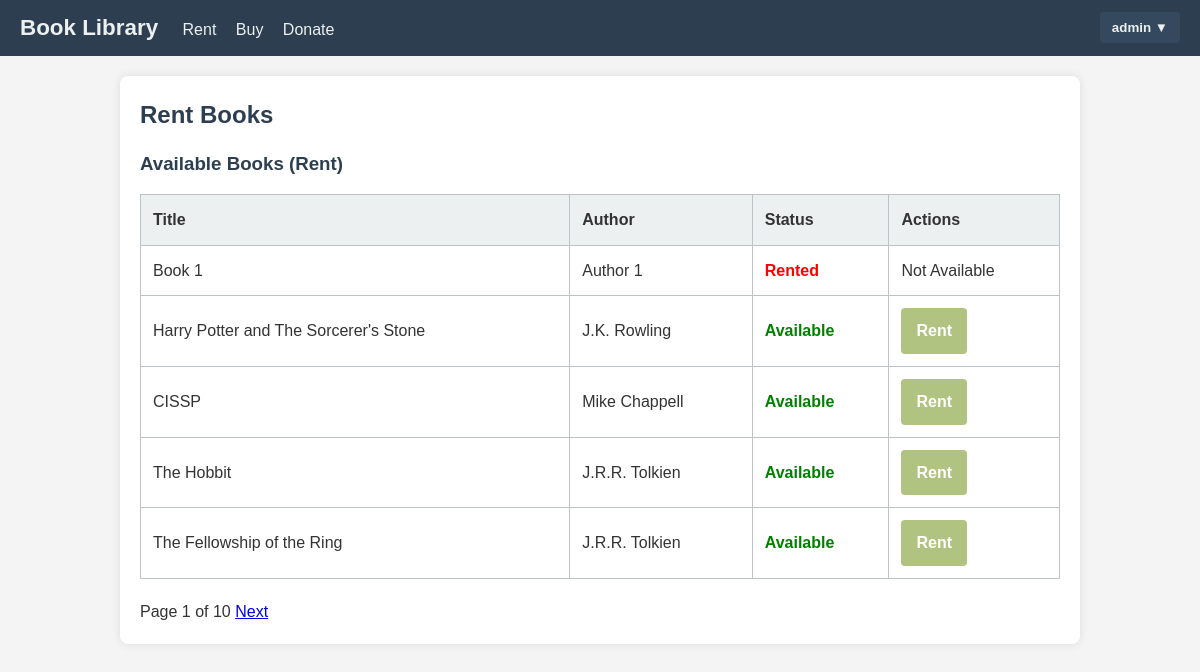
The app's page / (signed in), older data.
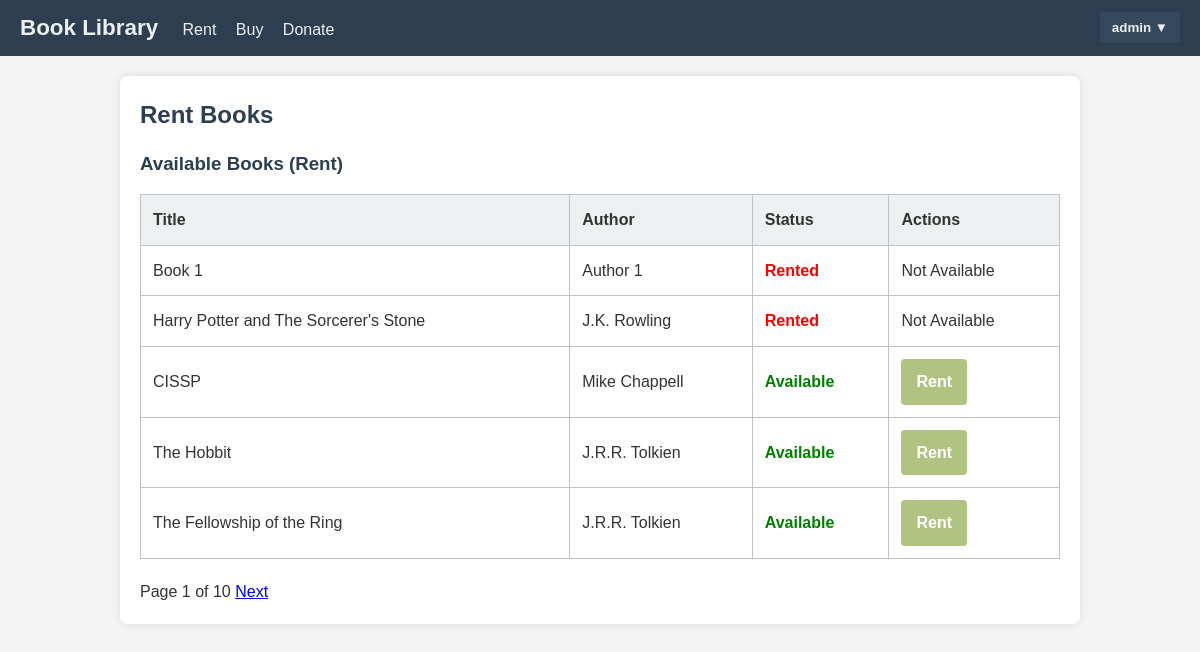
The same page, newer data.
### library_app/models.py (models this page shows, shortened)
class Book(models.Model):
    CONDITION_CHOICES = [
        ('mint', 'Mint'),
        ('not-mint', 'Not Mint'),
    ]
    AGE_GROUP_CHOICES = [
        ('kids', 'Kids'),
        ('adult', 'Adult'),
    ]
    title = models.CharField(max_length=200)
    author = models.CharField(max_length=100)
    description = models.TextField(blank=True, default="")
    original_mrp = models.DecimalField(max_digits=8, decimal_places=2, null=True, blank=True)
    is_new = models.BooleanField(default=False)
    condition = models.CharField(max_length=20, choices=CONDITION_CHOICES, default='mint')
    genre = models.CharField(max_length=100, blank=True, default="")
    age_group = models.CharField(max_length=10, choices=AGE_GROUP_CHOICES, default='adult')
    price = models.DecimalField(max_digits=8, decimal_places=2, null=True, blank=True)
    discount_percent = models.PositiveIntegerField(default=0)
    offer_price = models.DecimalField(max_digits=8, decimal_places=2, null=True, blank=True)
    available = models.BooleanField(default=True)
    donated_by = models.ForeignKey(
        User,
        null=True,
        blank=True,
        on_delete=models.SET_NULL,
        related_name='donated_books'
    )

### library_app/views/home.py (the view)
# urls.py: path("", library_home, name="library-home"),
@login_required
def library_home(request):
    tab = request.GET.get("tab", "rent")
    books_qs = Book.objects.all().order_by("id")
    buyable_qs = Book.objects.filter(price__isnull=False).order_by("id")
    page_number = request.GET.get("page", 1)
    if tab == "rent":
        paginator = Paginator(books_qs, 5)
        books = paginator.get_page(page_number)
        buyable_books = None
    elif tab == "buy":
        paginator = Paginator(buyable_qs, 5)
        buyable_books = paginator.get_page(page_number)
        books = None
    else:
        books = books_qs
        buyable_books = buyable_qs
    rentals = Rental.objects.filter(user=request.user).order_by("-rented_on")
    donations = (
        Donation.objects.filter(user=request.user)
        .select_related("book")
        .order_by("-donated_on")
    )
    purchases = (
        Purchase.objects.filter(user=request.user)
        .select_related("book")
        .order_by("-purchased_on")
    )
    donation_form = DonationBookForm()
    context = {
        "tab": tab,
        "books": books,
        "buyable_books": buyable_books,
        "rentals": rentals,
        "donations": donations,
        "purchases": purchases,
        "donation_form": donation_form,
    }
    return render(request, "library_app/home.html", context)

### library_app/templates/library_app/home.html (shortened to what this page needs)
{% extends 'library_app/index.html' %}
{% block content %}
  {% if tab == 'rent' %}
    <h2>Rent Books</h2>
    <h3>Available Books (Rent)</h3>
    <table>
      <thead>
        <tr>
          <th>Title</th><th>Author</th><th>Status</th><th>Actions</th>
        </tr>
      </thead>
      <tbody>
        {% for book in books %}
        <tr>
          <td>{{ book.title }}</td>
          <td>{{ book.author }}</td>
          <td>
            {% if book.available %}
              <span class="status-available">Available</span>
            {% else %}
              <span class="status-rented">Rented</span>
            {% endif %}
          </td>
          <td>
            {% if book.available %}
              <a href="{% url 'rent-book' book.id %}" class="btn-action">Rent</a>
            {% else %}
              <span class="disabled">Not Available</span>
            {% endif %}
          </td>
        </tr>
        {% empty %}
        <tr><td colspan="4">No books available.</td></tr>
        {% endfor %}
      </tbody>
    </table>
    {% if books and books.paginator %}
      <div class="pagination">
        <span>Page {{ books.number }} of {{ books.paginator.num_pages }}</span>
        {% if books.has_next %}
          <a href="?tab=rent&page={{ books.next_page_number }}">Next</a>
        {% endif %}
      </div>
    {% endif %}
  {% else %}
    <h2>Your Library</h2>
    <p>Select an option from the navigation bar above.</p>
  {% endif %}
{% endblock %}

Row changes from the older to the newer data that the page shows:
changed Book "Harry Potter and The Sorcerer's Stone": available "Available Rent" → "Rented Not Available"
